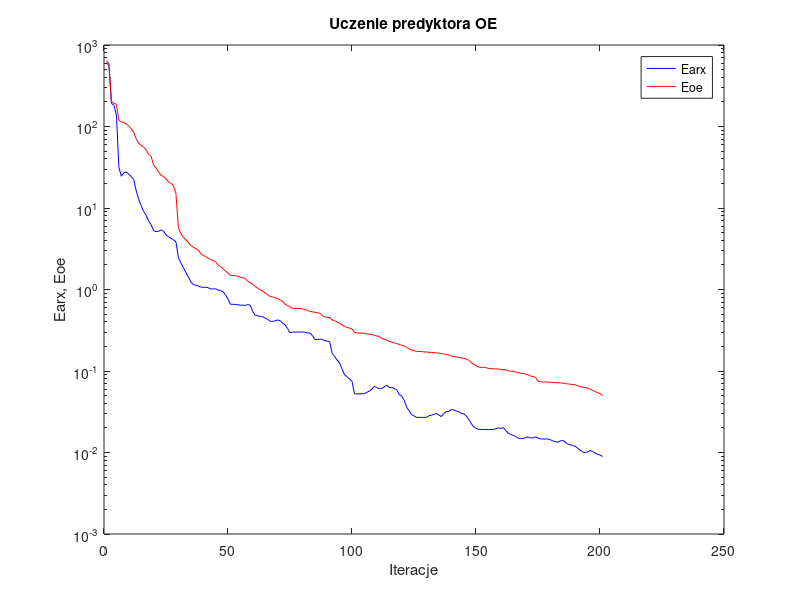
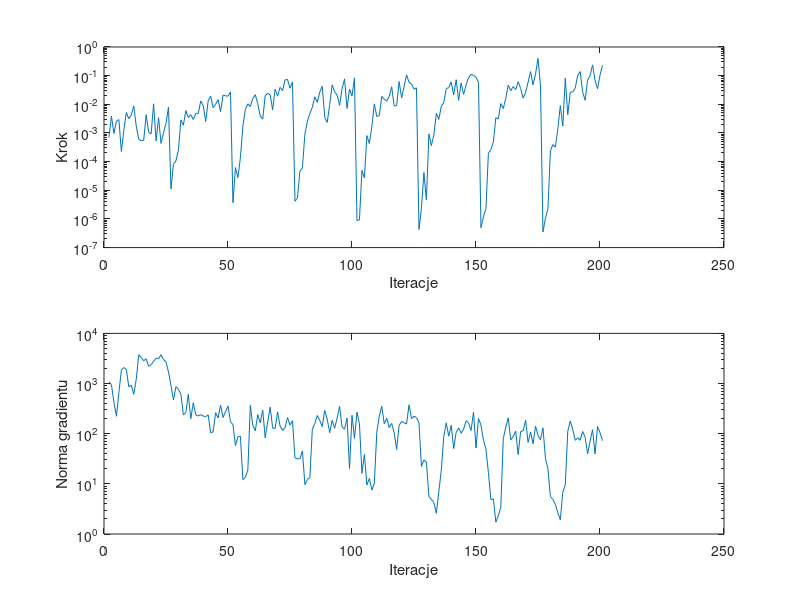

MATLAB code to generate these figures, in order:
%uczenie predyktora oe
clear all;
n=0; farx(n+1)=6.051535e+002; foe(n+1)=6.426396e+002; wspucz(n+1)=0.000000e+000; ng(n+1)=0.000000e+000;
%odnowa zmiennej metryki
n=1; farx(n+1)=5.578814e+002; foe(n+1)=5.851935e+002; krok(n+1)=7.068943e-004; ng(n+1)=1.079883e+003;
n=2; farx(n+1)=1.920014e+002; foe(n+1)=2.025259e+002; krok(n+1)=3.852167e-003; ng(n+1)=9.492099e+002;
n=3; farx(n+1)=1.823619e+002; foe(n+1)=1.935925e+002; krok(n+1)=9.589643e-004; ng(n+1)=4.210546e+002;
n=4; farx(n+1)=1.380169e+002; foe(n+1)=1.862786e+002; krok(n+1)=2.586841e-003; ng(n+1)=2.226373e+002;
n=5; farx(n+1)=3.145852e+001; foe(n+1)=1.189973e+002; krok(n+1)=2.926191e-003; ng(n+1)=6.613943e+002;
n=6; farx(n+1)=2.452192e+001; foe(n+1)=1.139019e+002; krok(n+1)=2.263251e-004; ng(n+1)=1.843222e+003;
n=7; farx(n+1)=2.709332e+001; foe(n+1)=1.120312e+002; krok(n+1)=1.233983e-003; ng(n+1)=2.091367e+003;
n=8; farx(n+1)=2.765946e+001; foe(n+1)=1.070862e+002; krok(n+1)=5.167850e-003; ng(n+1)=1.888146e+003;
n=9; farx(n+1)=2.605806e+001; foe(n+1)=1.013281e+002; krok(n+1)=3.137471e-003; ng(n+1)=8.624084e+002;
n=10; farx(n+1)=2.435325e+001; foe(n+1)=9.332174e+001; krok(n+1)=4.198378e-003; ng(n+1)=9.274452e+002;
n=11; farx(n+1)=2.242674e+001; foe(n+1)=8.488930e+001; krok(n+1)=8.744518e-003; ng(n+1)=6.108126e+002;
n=12; farx(n+1)=1.627856e+001; foe(n+1)=7.050432e+001; krok(n+1)=1.736904e-003; ng(n+1)=1.205297e+003;
n=13; farx(n+1)=1.271887e+001; foe(n+1)=6.239997e+001; krok(n+1)=6.100243e-004; ng(n+1)=3.741066e+003;
n=14; farx(n+1)=1.067775e+001; foe(n+1)=5.872964e+001; krok(n+1)=5.319106e-004; ng(n+1)=3.323337e+003;
n=15; farx(n+1)=9.044533e+000; foe(n+1)=5.567802e+001; krok(n+1)=5.499825e-004; ng(n+1)=2.841842e+003;
n=16; farx(n+1)=8.123059e+000; foe(n+1)=5.163838e+001; krok(n+1)=4.352152e-003; ng(n+1)=3.111163e+003;
n=17; farx(n+1)=6.909324e+000; foe(n+1)=4.556036e+001; krok(n+1)=1.064808e-003; ng(n+1)=2.202279e+003;
n=18; farx(n+1)=6.253499e+000; foe(n+1)=4.314564e+001; krok(n+1)=9.289576e-004; ng(n+1)=2.380166e+003;
n=19; farx(n+1)=5.246976e+000; foe(n+1)=3.341178e+001; krok(n+1)=1.042905e-002; ng(n+1)=2.761536e+003;
n=20; farx(n+1)=5.136947e+000; foe(n+1)=3.092215e+001; krok(n+1)=5.252174e-004; ng(n+1)=3.217878e+003;
n=21; farx(n+1)=5.191024e+000; foe(n+1)=2.781808e+001; krok(n+1)=3.400118e-003; ng(n+1)=3.127487e+003;
n=22; farx(n+1)=5.380110e+000; foe(n+1)=2.504203e+001; krok(n+1)=4.325549e-004; ng(n+1)=3.754377e+003;
n=23; farx(n+1)=5.196004e+000; foe(n+1)=2.450543e+001; krok(n+1)=1.022616e-003; ng(n+1)=3.001651e+003;
n=24; farx(n+1)=4.661735e+000; foe(n+1)=2.287817e+001; krok(n+1)=2.161992e-003; ng(n+1)=2.719318e+003;
n=25; farx(n+1)=4.431747e+000; foe(n+1)=2.083104e+001; krok(n+1)=7.860345e-003; ng(n+1)=1.692833e+003;
%odnowa zmiennej metryki
n=26; farx(n+1)=4.257735e+000; foe(n+1)=2.010543e+001; krok(n+1)=1.115447e-005; ng(n+1)=9.220518e+002;
n=27; farx(n+1)=4.080440e+000; foe(n+1)=1.881906e+001; krok(n+1)=8.115387e-005; ng(n+1)=4.693668e+002;
n=28; farx(n+1)=3.842333e+000; foe(n+1)=1.513293e+001; krok(n+1)=1.057004e-004; ng(n+1)=8.656257e+002;
n=29; farx(n+1)=2.462597e+000; foe(n+1)=5.726961e+000; krok(n+1)=2.483498e-004; ng(n+1)=7.736835e+002;
n=30; farx(n+1)=2.116068e+000; foe(n+1)=4.858333e+000; krok(n+1)=2.831403e-003; ng(n+1)=6.155806e+002;
n=31; farx(n+1)=1.865359e+000; foe(n+1)=4.336083e+000; krok(n+1)=1.861026e-003; ng(n+1)=2.373275e+002;
n=32; farx(n+1)=1.622311e+000; foe(n+1)=4.074175e+000; krok(n+1)=6.046212e-003; ng(n+1)=2.647819e+002;
n=33; farx(n+1)=1.434395e+000; foe(n+1)=3.777065e+000; krok(n+1)=3.442371e-003; ng(n+1)=6.135303e+002;
n=34; farx(n+1)=1.240644e+000; foe(n+1)=3.473769e+000; krok(n+1)=4.375565e-003; ng(n+1)=1.994116e+002;
n=35; farx(n+1)=1.148268e+000; foe(n+1)=3.302514e+000; krok(n+1)=2.943935e-003; ng(n+1)=4.134683e+002;
n=36; farx(n+1)=1.128848e+000; foe(n+1)=3.168436e+000; krok(n+1)=4.723705e-003; ng(n+1)=2.369211e+002;
n=37; farx(n+1)=1.102474e+000; foe(n+1)=3.069370e+000; krok(n+1)=4.766707e-003; ng(n+1)=2.253041e+002;
n=38; farx(n+1)=1.073768e+000; foe(n+1)=2.756219e+000; krok(n+1)=1.308616e-002; ng(n+1)=2.394213e+002;
n=39; farx(n+1)=1.062613e+000; foe(n+1)=2.603803e+000; krok(n+1)=9.016309e-003; ng(n+1)=2.261180e+002;
n=40; farx(n+1)=1.062603e+000; foe(n+1)=2.551310e+000; krok(n+1)=2.500228e-003; ng(n+1)=2.176251e+002;
n=41; farx(n+1)=1.052675e+000; foe(n+1)=2.413513e+000; krok(n+1)=1.321526e-002; ng(n+1)=2.381807e+002;
n=42; farx(n+1)=1.016279e+000; foe(n+1)=2.327897e+000; krok(n+1)=1.922414e-002; ng(n+1)=1.044012e+002;
n=43; farx(n+1)=1.016543e+000; foe(n+1)=2.261612e+000; krok(n+1)=7.585473e-003; ng(n+1)=1.090129e+002;
n=44; farx(n+1)=1.020625e+000; foe(n+1)=2.187953e+000; krok(n+1)=1.005588e-002; ng(n+1)=2.633869e+002;
n=45; farx(n+1)=9.839938e-001; foe(n+1)=1.993879e+000; krok(n+1)=1.450364e-002; ng(n+1)=2.055163e+002;
n=46; farx(n+1)=9.725983e-001; foe(n+1)=1.919288e+000; krok(n+1)=5.548179e-003; ng(n+1)=3.731250e+002;
n=47; farx(n+1)=9.355127e-001; foe(n+1)=1.800693e+000; krok(n+1)=2.109740e-002; ng(n+1)=2.105651e+002;
n=48; farx(n+1)=8.616824e-001; foe(n+1)=1.686358e+000; krok(n+1)=1.981414e-002; ng(n+1)=2.742829e+002;
n=49; farx(n+1)=7.623531e-001; foe(n+1)=1.596555e+000; krok(n+1)=1.910413e-002; ng(n+1)=3.558047e+002;
n=50; farx(n+1)=6.582363e-001; foe(n+1)=1.490065e+000; krok(n+1)=2.710756e-002; ng(n+1)=1.745373e+002;
%odnowa zmiennej metryki
n=51; farx(n+1)=6.581788e-001; foe(n+1)=1.484519e+000; krok(n+1)=3.690681e-006; ng(n+1)=1.508182e+002;
n=52; farx(n+1)=6.557099e-001; foe(n+1)=1.475517e+000; krok(n+1)=6.252649e-005; ng(n+1)=5.795497e+001;
n=53; farx(n+1)=6.499869e-001; foe(n+1)=1.462827e+000; krok(n+1)=2.769106e-005; ng(n+1)=8.743938e+001;
n=54; farx(n+1)=6.425056e-001; foe(n+1)=1.406871e+000; krok(n+1)=1.381179e-004; ng(n+1)=8.931023e+001;
n=55; farx(n+1)=6.415859e-001; foe(n+1)=1.396230e+000; krok(n+1)=1.745241e-003; ng(n+1)=1.214789e+001;
n=56; farx(n+1)=6.374447e-001; foe(n+1)=1.360632e+000; krok(n+1)=6.700076e-003; ng(n+1)=1.357982e+001;
n=57; farx(n+1)=6.552692e-001; foe(n+1)=1.261901e+000; krok(n+1)=1.033570e-002; ng(n+1)=1.893860e+001;
n=58; farx(n+1)=6.371292e-001; foe(n+1)=1.214244e+000; krok(n+1)=8.349282e-003; ng(n+1)=3.678326e+002;
n=59; farx(n+1)=5.346529e-001; foe(n+1)=1.153872e+000; krok(n+1)=1.598692e-002; ng(n+1)=1.463208e+002;
n=60; farx(n+1)=4.810195e-001; foe(n+1)=1.086074e+000; krok(n+1)=2.165649e-002; ng(n+1)=1.146627e+002;
n=61; farx(n+1)=4.769192e-001; foe(n+1)=1.033201e+000; krok(n+1)=1.053841e-002; ng(n+1)=2.394612e+002;
n=62; farx(n+1)=4.663218e-001; foe(n+1)=9.981436e-001; krok(n+1)=3.938450e-003; ng(n+1)=1.654526e+002;
n=63; farx(n+1)=4.644181e-001; foe(n+1)=9.527842e-001; krok(n+1)=3.050294e-003; ng(n+1)=2.955709e+002;
n=64; farx(n+1)=4.438805e-001; foe(n+1)=9.104783e-001; krok(n+1)=2.001452e-002; ng(n+1)=8.253316e+001;
n=65; farx(n+1)=4.295438e-001; foe(n+1)=8.646258e-001; krok(n+1)=2.414071e-002; ng(n+1)=1.716698e+002;
n=66; farx(n+1)=4.069061e-001; foe(n+1)=8.220498e-001; krok(n+1)=2.138537e-002; ng(n+1)=3.383550e+002;
n=67; farx(n+1)=4.061682e-001; foe(n+1)=8.100603e-001; krok(n+1)=6.390530e-003; ng(n+1)=1.300968e+002;
n=68; farx(n+1)=4.123551e-001; foe(n+1)=7.905701e-001; krok(n+1)=3.377395e-002; ng(n+1)=1.269463e+002;
n=69; farx(n+1)=4.235982e-001; foe(n+1)=7.761261e-001; krok(n+1)=1.932256e-002; ng(n+1)=2.729044e+002;
n=70; farx(n+1)=4.143240e-001; foe(n+1)=7.460564e-001; krok(n+1)=3.897540e-002; ng(n+1)=1.423944e+002;
n=71; farx(n+1)=3.864634e-001; foe(n+1)=7.184056e-001; krok(n+1)=2.991958e-002; ng(n+1)=1.162661e+002;
n=72; farx(n+1)=3.699322e-001; foe(n+1)=6.610131e-001; krok(n+1)=7.100297e-002; ng(n+1)=1.315239e+002;
n=73; farx(n+1)=3.327227e-001; foe(n+1)=6.354190e-001; krok(n+1)=7.392724e-002; ng(n+1)=2.104891e+002;
n=74; farx(n+1)=2.954187e-001; foe(n+1)=6.160870e-001; krok(n+1)=3.638604e-002; ng(n+1)=1.489777e+002;
n=75; farx(n+1)=3.000699e-001; foe(n+1)=5.875333e-001; krok(n+1)=5.955282e-002; ng(n+1)=1.820384e+002;
%odnowa zmiennej metryki
n=76; farx(n+1)=3.002366e-001; foe(n+1)=5.872093e-001; krok(n+1)=4.166622e-006; ng(n+1)=3.301832e+001;
n=77; farx(n+1)=3.003020e-001; foe(n+1)=5.869906e-001; krok(n+1)=5.436539e-006; ng(n+1)=3.137898e+001;
n=78; farx(n+1)=3.011059e-001; foe(n+1)=5.838888e-001; krok(n+1)=4.720762e-005; ng(n+1)=3.162369e+001;
n=79; farx(n+1)=3.006793e-001; foe(n+1)=5.774210e-001; krok(n+1)=6.060680e-005; ng(n+1)=4.533847e+001;
n=80; farx(n+1)=2.999218e-001; foe(n+1)=5.724237e-001; krok(n+1)=8.989595e-004; ng(n+1)=9.637968e+000;
n=81; farx(n+1)=2.930438e-001; foe(n+1)=5.557389e-001; krok(n+1)=2.530456e-003; ng(n+1)=1.230626e+001;
n=82; farx(n+1)=2.936370e-001; foe(n+1)=5.390185e-001; krok(n+1)=4.756638e-003; ng(n+1)=1.331493e+001;
n=83; farx(n+1)=2.731698e-001; foe(n+1)=5.323193e-001; krok(n+1)=7.824004e-003; ng(n+1)=1.226970e+002;
n=84; farx(n+1)=2.443940e-001; foe(n+1)=5.239617e-001; krok(n+1)=1.831590e-002; ng(n+1)=1.598476e+002;
n=85; farx(n+1)=2.425904e-001; foe(n+1)=5.174328e-001; krok(n+1)=1.170476e-002; ng(n+1)=2.309313e+002;
n=86; farx(n+1)=2.449676e-001; foe(n+1)=5.110276e-001; krok(n+1)=2.667694e-002; ng(n+1)=1.843607e+002;
n=87; farx(n+1)=2.450297e-001; foe(n+1)=4.807692e-001; krok(n+1)=4.226396e-002; ng(n+1)=1.391648e+002;
n=88; farx(n+1)=2.343606e-001; foe(n+1)=4.598873e-001; krok(n+1)=3.544455e-003; ng(n+1)=2.902459e+002;
n=89; farx(n+1)=2.334487e-001; foe(n+1)=4.551309e-001; krok(n+1)=2.332157e-003; ng(n+1)=1.959323e+002;
n=90; farx(n+1)=2.293476e-001; foe(n+1)=4.518003e-001; krok(n+1)=9.767882e-003; ng(n+1)=1.047699e+002;
n=91; farx(n+1)=1.645466e-001; foe(n+1)=4.236084e-001; krok(n+1)=4.756755e-002; ng(n+1)=1.843235e+002;
n=92; farx(n+1)=1.512651e-001; foe(n+1)=4.150760e-001; krok(n+1)=2.721013e-002; ng(n+1)=1.285318e+002;
n=93; farx(n+1)=1.363474e-001; foe(n+1)=3.988127e-001; krok(n+1)=2.079162e-002; ng(n+1)=2.040016e+002;
n=94; farx(n+1)=1.265788e-001; foe(n+1)=3.866474e-001; krok(n+1)=9.127324e-003; ng(n+1)=3.502482e+002;
n=95; farx(n+1)=1.048552e-001; foe(n+1)=3.676623e-001; krok(n+1)=3.552033e-002; ng(n+1)=1.359292e+002;
n=96; farx(n+1)=8.998663e-002; foe(n+1)=3.511880e-001; krok(n+1)=7.709486e-002; ng(n+1)=1.229997e+002;
n=97; farx(n+1)=8.512722e-002; foe(n+1)=3.438211e-001; krok(n+1)=7.168595e-003; ng(n+1)=2.063455e+002;
n=98; farx(n+1)=7.968351e-002; foe(n+1)=3.364536e-001; krok(n+1)=3.413297e-002; ng(n+1)=2.026542e+001;
n=99; farx(n+1)=7.495278e-002; foe(n+1)=3.274160e-001; krok(n+1)=1.938343e-002; ng(n+1)=2.331936e+002;
n=100; farx(n+1)=5.247043e-002; foe(n+1)=2.989717e-001; krok(n+1)=8.386628e-002; ng(n+1)=8.061430e+001;
%odnowa zmiennej metryki
n=101; farx(n+1)=5.245429e-002; foe(n+1)=2.931124e-001; krok(n+1)=8.822540e-007; ng(n+1)=2.693642e+002;
n=102; farx(n+1)=5.246339e-002; foe(n+1)=2.919565e-001; krok(n+1)=9.301525e-007; ng(n+1)=1.579509e+002;
n=103; farx(n+1)=5.262069e-002; foe(n+1)=2.912913e-001; krok(n+1)=4.909079e-005; ng(n+1)=1.624757e+001;
n=104; farx(n+1)=5.279173e-002; foe(n+1)=2.890437e-001; krok(n+1)=2.698416e-005; ng(n+1)=3.850917e+001;
n=105; farx(n+1)=5.467564e-002; foe(n+1)=2.857038e-001; krok(n+1)=8.058731e-004; ng(n+1)=9.465764e+000;
n=106; farx(n+1)=5.677214e-002; foe(n+1)=2.824245e-001; krok(n+1)=4.270496e-004; ng(n+1)=1.281879e+001;
n=107; farx(n+1)=5.972225e-002; foe(n+1)=2.807309e-001; krok(n+1)=1.667309e-003; ng(n+1)=7.516017e+000;
n=108; farx(n+1)=6.501179e-002; foe(n+1)=2.734033e-001; krok(n+1)=1.033570e-002; ng(n+1)=1.021725e+001;
n=109; farx(n+1)=6.268423e-002; foe(n+1)=2.691081e-001; krok(n+1)=3.752980e-003; ng(n+1)=1.071493e+002;
n=110; farx(n+1)=6.054103e-002; foe(n+1)=2.648156e-001; krok(n+1)=4.036613e-003; ng(n+1)=2.245732e+002;
n=111; farx(n+1)=6.107319e-002; foe(n+1)=2.516423e-001; krok(n+1)=1.881905e-002; ng(n+1)=3.520580e+002;
n=112; farx(n+1)=6.383058e-002; foe(n+1)=2.454363e-001; krok(n+1)=1.526430e-002; ng(n+1)=1.574994e+002;
n=113; farx(n+1)=6.730824e-002; foe(n+1)=2.397078e-001; krok(n+1)=1.285062e-002; ng(n+1)=2.039928e+002;
n=114; farx(n+1)=6.292552e-002; foe(n+1)=2.312139e-001; krok(n+1)=1.904592e-002; ng(n+1)=1.321482e+002;
n=115; farx(n+1)=6.271215e-002; foe(n+1)=2.254115e-001; krok(n+1)=4.086147e-002; ng(n+1)=1.602566e+002;
n=116; farx(n+1)=6.110528e-002; foe(n+1)=2.200786e-001; krok(n+1)=8.705227e-003; ng(n+1)=1.047677e+002;
n=117; farx(n+1)=5.900625e-002; foe(n+1)=2.188114e-001; krok(n+1)=9.128410e-003; ng(n+1)=4.848823e+001;
n=118; farx(n+1)=5.173629e-002; foe(n+1)=2.106657e-001; krok(n+1)=6.272594e-002; ng(n+1)=1.474819e+002;
n=119; farx(n+1)=4.900239e-002; foe(n+1)=2.080933e-001; krok(n+1)=1.650507e-002; ng(n+1)=1.739725e+002;
n=120; farx(n+1)=4.426022e-002; foe(n+1)=2.032905e-001; krok(n+1)=4.134280e-002; ng(n+1)=1.663230e+002;
n=121; farx(n+1)=3.610028e-002; foe(n+1)=1.946511e-001; krok(n+1)=1.067078e-001; ng(n+1)=1.559532e+002;
n=122; farx(n+1)=3.265684e-002; foe(n+1)=1.878125e-001; krok(n+1)=5.851700e-002; ng(n+1)=3.767220e+002;
n=123; farx(n+1)=2.936782e-002; foe(n+1)=1.814849e-001; krok(n+1)=5.113139e-002; ng(n+1)=1.999826e+002;
n=124; farx(n+1)=2.810422e-002; foe(n+1)=1.784962e-001; krok(n+1)=3.351559e-002; ng(n+1)=2.230006e+002;
n=125; farx(n+1)=2.699235e-002; foe(n+1)=1.741639e-001; krok(n+1)=3.758985e-002; ng(n+1)=2.088427e+002;
%odnowa zmiennej metryki
n=126; farx(n+1)=2.697929e-002; foe(n+1)=1.734582e-001; krok(n+1)=4.279196e-007; ng(n+1)=1.654886e+002;
n=127; farx(n+1)=2.697998e-002; foe(n+1)=1.733884e-001; krok(n+1)=2.391080e-006; ng(n+1)=2.225286e+001;
n=128; farx(n+1)=2.695315e-002; foe(n+1)=1.713934e-001; krok(n+1)=4.156331e-005; ng(n+1)=2.997714e+001;
n=129; farx(n+1)=2.698912e-002; foe(n+1)=1.712001e-001; krok(n+1)=4.568717e-006; ng(n+1)=2.697501e+001;
n=130; farx(n+1)=2.827388e-002; foe(n+1)=1.693421e-001; krok(n+1)=9.249103e-004; ng(n+1)=5.677525e+000;
n=131; farx(n+1)=2.867429e-002; foe(n+1)=1.688935e-001; krok(n+1)=3.624433e-004; ng(n+1)=4.894733e+000;
n=132; farx(n+1)=2.942461e-002; foe(n+1)=1.679863e-001; krok(n+1)=8.540178e-004; ng(n+1)=4.263873e+000;
n=133; farx(n+1)=3.008395e-002; foe(n+1)=1.671023e-001; krok(n+1)=4.838912e-003; ng(n+1)=2.592965e+000;
n=134; farx(n+1)=2.897187e-002; foe(n+1)=1.658836e-001; krok(n+1)=2.962391e-003; ng(n+1)=6.876415e+000;
n=135; farx(n+1)=2.757362e-002; foe(n+1)=1.637815e-001; krok(n+1)=8.565378e-003; ng(n+1)=1.870154e+001;
n=136; farx(n+1)=2.993221e-002; foe(n+1)=1.622328e-001; krok(n+1)=1.121665e-002; ng(n+1)=8.746895e+001;
n=137; farx(n+1)=3.165230e-002; foe(n+1)=1.598903e-001; krok(n+1)=3.542231e-002; ng(n+1)=1.647458e+002;
n=138; farx(n+1)=3.190271e-002; foe(n+1)=1.579278e-001; krok(n+1)=3.818352e-002; ng(n+1)=8.913319e+001;
n=139; farx(n+1)=3.364972e-002; foe(n+1)=1.523962e-001; krok(n+1)=6.024636e-002; ng(n+1)=1.473872e+002;
n=140; farx(n+1)=3.338781e-002; foe(n+1)=1.519168e-001; krok(n+1)=2.107682e-002; ng(n+1)=5.049761e+001;
n=141; farx(n+1)=3.214794e-002; foe(n+1)=1.481739e-001; krok(n+1)=7.224169e-002; ng(n+1)=1.061427e+002;
n=142; farx(n+1)=3.183581e-002; foe(n+1)=1.472155e-001; krok(n+1)=1.366429e-002; ng(n+1)=1.302741e+002;
n=143; farx(n+1)=3.023858e-002; foe(n+1)=1.445194e-001; krok(n+1)=5.558094e-002; ng(n+1)=1.025480e+002;
n=144; farx(n+1)=2.995223e-002; foe(n+1)=1.436343e-001; krok(n+1)=2.223039e-002; ng(n+1)=1.222285e+002;
n=145; farx(n+1)=2.835751e-002; foe(n+1)=1.407938e-001; krok(n+1)=4.732423e-002; ng(n+1)=1.820675e+002;
n=146; farx(n+1)=2.562833e-002; foe(n+1)=1.362117e-001; krok(n+1)=8.430727e-002; ng(n+1)=1.635337e+002;
n=147; farx(n+1)=2.289087e-002; foe(n+1)=1.281103e-001; krok(n+1)=1.102898e-001; ng(n+1)=1.154909e+002;
n=148; farx(n+1)=2.076133e-002; foe(n+1)=1.211410e-001; krok(n+1)=1.016482e-001; ng(n+1)=2.695798e+002;
n=149; farx(n+1)=1.986230e-002; foe(n+1)=1.166105e-001; krok(n+1)=8.877087e-002; ng(n+1)=5.170856e+001;
n=150; farx(n+1)=1.921348e-002; foe(n+1)=1.117787e-001; krok(n+1)=5.801457e-002; ng(n+1)=2.011770e+002;
%odnowa zmiennej metryki
n=151; farx(n+1)=1.920837e-002; foe(n+1)=1.108426e-001; krok(n+1)=4.943325e-007; ng(n+1)=1.486731e+002;
n=152; farx(n+1)=1.918145e-002; foe(n+1)=1.104226e-001; krok(n+1)=1.173551e-006; ng(n+1)=7.423023e+001;
n=153; farx(n+1)=1.914597e-002; foe(n+1)=1.100727e-001; krok(n+1)=2.300966e-006; ng(n+1)=4.976678e+001;
n=154; farx(n+1)=1.908345e-002; foe(n+1)=1.074790e-001; krok(n+1)=1.966794e-004; ng(n+1)=1.677078e+001;
n=155; farx(n+1)=1.915538e-002; foe(n+1)=1.070420e-001; krok(n+1)=2.625683e-004; ng(n+1)=4.872336e+000;
n=156; farx(n+1)=1.922337e-002; foe(n+1)=1.062500e-001; krok(n+1)=4.822659e-004; ng(n+1)=5.002345e+000;
n=157; farx(n+1)=1.953661e-002; foe(n+1)=1.060853e-001; krok(n+1)=3.419137e-003; ng(n+1)=1.726078e+000;
n=158; farx(n+1)=2.005350e-002; foe(n+1)=1.059156e-001; krok(n+1)=3.065383e-003; ng(n+1)=2.315572e+000;
n=159; farx(n+1)=1.968746e-002; foe(n+1)=1.045389e-001; krok(n+1)=1.059400e-002; ng(n+1)=3.407457e+000;
n=160; farx(n+1)=2.019607e-002; foe(n+1)=1.040796e-001; krok(n+1)=7.117955e-003; ng(n+1)=7.936135e+001;
n=161; farx(n+1)=1.859508e-002; foe(n+1)=1.034579e-001; krok(n+1)=1.605804e-002; ng(n+1)=1.357378e+002;
n=162; farx(n+1)=1.716789e-002; foe(n+1)=9.998826e-002; krok(n+1)=4.681906e-002; ng(n+1)=2.067504e+002;
n=163; farx(n+1)=1.667049e-002; foe(n+1)=9.954834e-002; krok(n+1)=2.959713e-002; ng(n+1)=7.536696e+001;
n=164; farx(n+1)=1.623837e-002; foe(n+1)=9.862820e-002; krok(n+1)=4.171622e-002; ng(n+1)=8.765676e+001;
n=165; farx(n+1)=1.575142e-002; foe(n+1)=9.752982e-002; krok(n+1)=3.285344e-002; ng(n+1)=1.123167e+002;
n=166; farx(n+1)=1.502574e-002; foe(n+1)=9.571047e-002; krok(n+1)=6.128758e-002; ng(n+1)=3.840473e+001;
n=167; farx(n+1)=1.486052e-002; foe(n+1)=9.406514e-002; krok(n+1)=3.556534e-002; ng(n+1)=1.111060e+002;
n=168; farx(n+1)=1.489042e-002; foe(n+1)=9.310762e-002; krok(n+1)=1.632237e-002; ng(n+1)=1.134210e+002;
n=169; farx(n+1)=1.521478e-002; foe(n+1)=9.150677e-002; krok(n+1)=2.602503e-002; ng(n+1)=1.847760e+002;
n=170; farx(n+1)=1.551433e-002; foe(n+1)=8.998981e-002; krok(n+1)=5.893163e-002; ng(n+1)=6.707940e+001;
n=171; farx(n+1)=1.511009e-002; foe(n+1)=8.677895e-002; krok(n+1)=1.380129e-001; ng(n+1)=1.085391e+002;
n=172; farx(n+1)=1.510470e-002; foe(n+1)=8.553768e-002; krok(n+1)=4.756755e-002; ng(n+1)=6.282793e+001;
n=173; farx(n+1)=1.556727e-002; foe(n+1)=8.330773e-002; krok(n+1)=1.150668e-001; ng(n+1)=1.414773e+002;
n=174; farx(n+1)=1.509804e-002; foe(n+1)=7.531266e-002; krok(n+1)=4.004429e-001; ng(n+1)=9.205978e+001;
n=175; farx(n+1)=1.466351e-002; foe(n+1)=7.396273e-002; krok(n+1)=4.438543e-002; ng(n+1)=7.585817e+001;
%odnowa zmiennej metryki
n=176; farx(n+1)=1.466024e-002; foe(n+1)=7.332392e-002; krok(n+1)=3.493590e-007; ng(n+1)=1.303954e+002;
n=177; farx(n+1)=1.465596e-002; foe(n+1)=7.324182e-002; krok(n+1)=1.058609e-006; ng(n+1)=3.229461e+001;
n=178; farx(n+1)=1.464324e-002; foe(n+1)=7.318368e-002; krok(n+1)=2.265654e-006; ng(n+1)=2.013953e+001;
n=179; farx(n+1)=1.434445e-002; foe(n+1)=7.273893e-002; krok(n+1)=2.396186e-004; ng(n+1)=5.563301e+000;
n=180; farx(n+1)=1.385235e-002; foe(n+1)=7.227549e-002; krok(n+1)=3.921839e-004; ng(n+1)=4.897803e+000;
n=181; farx(n+1)=1.357678e-002; foe(n+1)=7.207643e-002; krok(n+1)=3.202134e-004; ng(n+1)=3.878804e+000;
n=182; farx(n+1)=1.337102e-002; foe(n+1)=7.183288e-002; krok(n+1)=1.389400e-003; ng(n+1)=2.665958e+000;
n=183; farx(n+1)=1.387813e-002; foe(n+1)=7.141929e-002; krok(n+1)=9.041785e-003; ng(n+1)=1.920699e+000;
n=184; farx(n+1)=1.413248e-002; foe(n+1)=7.127270e-002; krok(n+1)=1.742801e-003; ng(n+1)=6.816965e+000;
n=185; farx(n+1)=1.342398e-002; foe(n+1)=7.001025e-002; krok(n+1)=8.100548e-002; ng(n+1)=9.592609e+000;
n=186; farx(n+1)=1.264097e-002; foe(n+1)=6.944976e-002; krok(n+1)=4.312903e-003; ng(n+1)=1.120101e+002;
n=187; farx(n+1)=1.249385e-002; foe(n+1)=6.892463e-002; krok(n+1)=2.643052e-002; ng(n+1)=1.785244e+002;
n=188; farx(n+1)=1.212024e-002; foe(n+1)=6.832512e-002; krok(n+1)=2.710756e-002; ng(n+1)=1.218302e+002;
n=189; farx(n+1)=1.194212e-002; foe(n+1)=6.791487e-002; krok(n+1)=3.680593e-002; ng(n+1)=7.387365e+001;
n=190; farx(n+1)=1.129674e-002; foe(n+1)=6.607693e-002; krok(n+1)=1.000852e-001; ng(n+1)=8.261896e+001;
n=191; farx(n+1)=1.068398e-002; foe(n+1)=6.425769e-002; krok(n+1)=1.387085e-001; ng(n+1)=7.403508e+001;
n=192; farx(n+1)=1.012945e-002; foe(n+1)=6.311130e-002; krok(n+1)=2.642647e-002; ng(n+1)=1.109833e+002;
n=193; farx(n+1)=1.003570e-002; foe(n+1)=6.276345e-002; krok(n+1)=1.390067e-002; ng(n+1)=8.497909e+001;
n=194; farx(n+1)=1.012092e-002; foe(n+1)=6.208115e-002; krok(n+1)=6.939329e-002; ng(n+1)=3.942639e+001;
n=195; farx(n+1)=1.058404e-002; foe(n+1)=5.987446e-002; krok(n+1)=1.001107e-001; ng(n+1)=7.120822e+001;
n=196; farx(n+1)=1.026293e-002; foe(n+1)=5.778454e-002; krok(n+1)=2.363480e-001; ng(n+1)=1.201304e+002;
n=197; farx(n+1)=9.849190e-003; foe(n+1)=5.613116e-002; krok(n+1)=6.826594e-002; ng(n+1)=3.940990e+001;
n=198; farx(n+1)=9.518153e-003; foe(n+1)=5.414680e-002; krok(n+1)=3.497807e-002; ng(n+1)=1.390299e+002;
n=199; farx(n+1)=9.316687e-003; foe(n+1)=5.313311e-002; krok(n+1)=1.039503e-001; ng(n+1)=1.047858e+002;
n=200; farx(n+1)=8.913623e-003; foe(n+1)=4.990473e-002; krok(n+1)=2.301336e-001; ng(n+1)=7.272772e+001;

figure; semilogy(farx,'b'); hold on; semilogy(foe,'r'); xlabel('Iteracje'); ylabel('Earx, Eoe'); legend('Earx','Eoe'); title('Uczenie predyktora OE');
figure; subplot(2,1,1); semilogy(krok); xlabel('Iteracje'); ylabel('Krok');
subplot(2,1,2); semilogy(ng); xlabel('Iteracje'); ylabel('Norma gradientu');
Earx=farx(n+1)
Eoe=foe(n+1)
